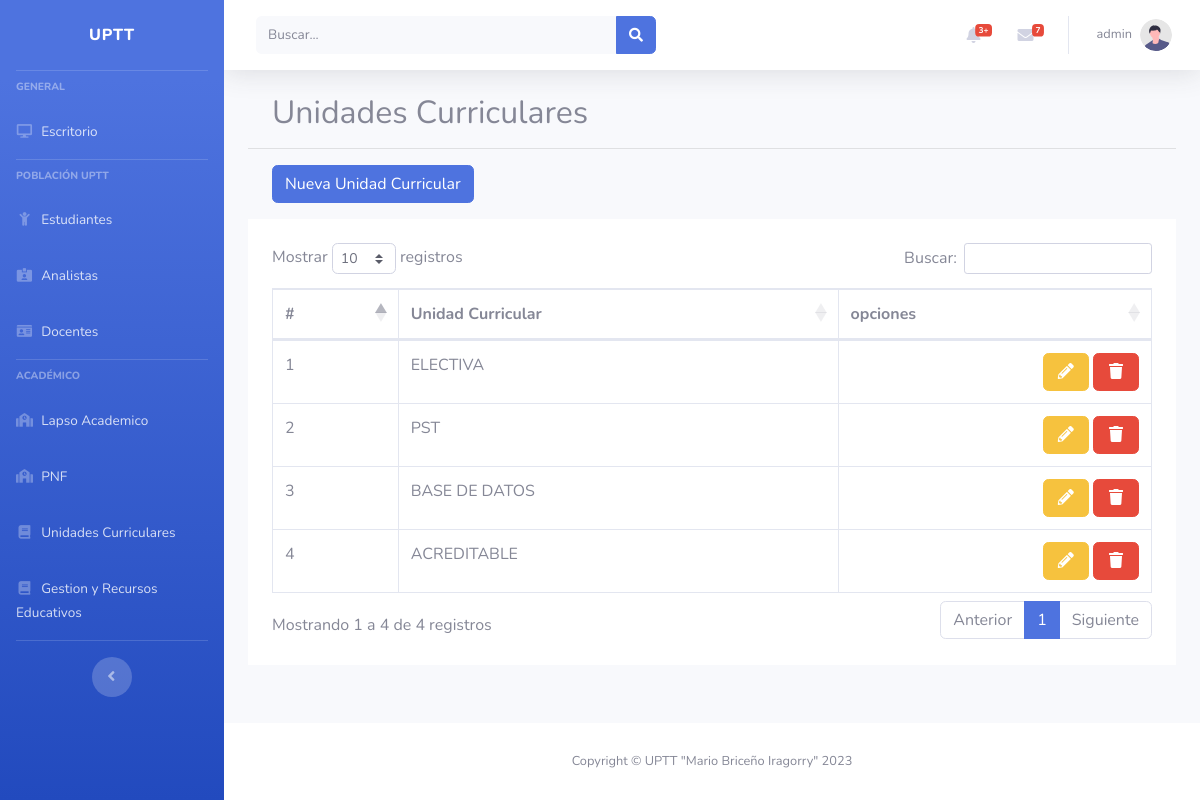
Page /?route=subjects&method=index (signed in) on the committed database.
### tables this page shows
CREATE TABLE `unidad_curricular` (
  `id` int(11) NOT NULL,
  `descripcion` varchar(255) DEFAULT NULL
);

### app/controllers/subjectsController.php (called while the page is built, shortened)
<?php
require_once($_SERVER['DOCUMENT_ROOT']."/php/uptt-project/app/models/subjects.php");
class SubjectsController{
    private $model;
    public function __construct()
    {
        $this->model = new Subjects();
    }
    public function index()
    {
        $rows = $this->model->get();
        include('app/views/subjects_folder/index.php');
    }
}

### app/db/db.php (called while the page is built)
<?php
class BDConexion{
    private $host = "localhost";
    private $user = "root";
    private $pass = "";
    private $db = "uptt";
    public function __construct(){
        try {
            $pdo = new PDO("mysql:host=$this->host;dbname=$this->db", $this->user, $this->pass);
            $pdo->setAttribute(PDO::ATTR_ERRMODE, PDO::ERRMODE_EXCEPTION);
            return $pdo;
        } catch (PDOException $e) {
            echo "La conexión ha fallado: " . $e->getMessage();
        }
    }
}

### app/models/subjects.php (called while the page is built, shortened)
<?php
require_once($_SERVER['DOCUMENT_ROOT']."/php/uptt-project/app/db/db.php");
class Subjects extends BDConexion{
    public $conn;
    public function __construct(){
        $this->conn = parent::__construct();
    }
    public function get(){
        $data = [];
        $sql = "SELECT * FROM unidad_curricular WHERE 1";
        $pdo = $this->conn->prepare($sql);
        if($pdo->execute()){
            if($pdo->rowCount() > 0){
                while ($row = $pdo->fetch(PDO::FETCH_ASSOC)) {
                    $data[] = $row;
                }
            }
            return $data;
        }
    }
}

### app/views/subjects_folder/index.php (the view, shortened to what this page needs)
<?php include($_SERVER['DOCUMENT_ROOT']."/php/uptt-project/app/views/partials/header.php");?>
<section class="container">
	<h2>Unidades Curriculares</h2>
</section>
<hr>
<section class="container">
	<a href="?route=subjects&method=create" class="btn btn-primary">Nueva Unidad Curricular</a>
</section>
<section class="container p-4 bg-white">
	<table class="table table-bordered">
		<thead>
			<th>#</th>
			<th>Unidad Curricular</th>
			<th>opciones</th>
		</thead>
		<tbody id="tb-tables">
			<?php if (!empty($rows)){ ?>
			<?php 	foreach($rows as $key){ ?>
					<tr>
						<td><?php echo $key['id']; ?></td>
						<td><?php echo $key['descripcion']; ?></td>
						<td class="text-right">
							<a href="?route=subjects&method=edit&id=<?php echo $key['id']; ?>" class="btn btn-warning"><i class="fas fa-fw fa-pencil-alt"></i></a>
							<a href="?route=subjects&method=destroy&id=<?php echo $key['id']; ?>" class="btn btn-danger"><i class="fas fa-fw fa-trash"></i></a>
						</td>
					</tr>
			<?php 	}?>
			<?php } ?>
		</tbody>
	</table>
</section>
<?php include($_SERVER['DOCUMENT_ROOT']."/php/uptt-project/app/views/partials/footer.php");?>

### rows in the picture
unidad_curricular: id "1", descripcion "ELECTIVA"
unidad_curricular: id "2", descripcion "PST"
unidad_curricular: id "3", descripcion "BASE DE DATOS"
unidad_curricular: id "4", descripcion "ACREDITABLE"

### other values in the picture
$_SESSION['row_count_0']['username'] "admin"
